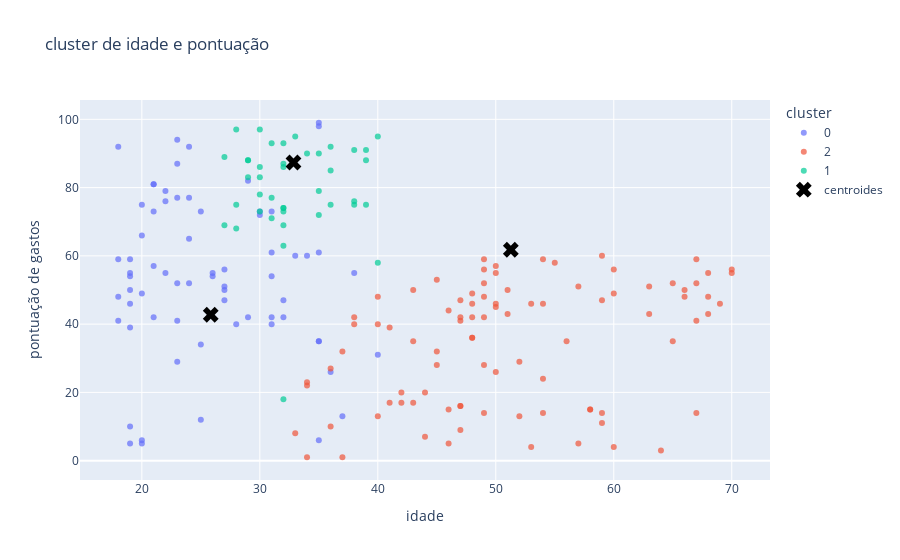

The notebook cell this image was saved under:
### Code cell
labels = kmeans_df_padronizado.labels_     #criando as labels do dataframe padronizado

df_clusters = pd.DataFrame({               #rotulando os clusters
    'idade': df['Age'],
    'pontuação de gastos': df['Spending Score (1-100)'],
    'clusters': labels.astype(str)
})
                                           #criando os pontos coloridos
fig=px.scatter(df_clusters, x='idade', y='pontuação de gastos', color='clusters', color_continuous_scale='viridis', opacity=0.7, title='cluster de idade e pontuação')
                                           #adicionando os centroides
fig.add_scatter(x=centroide_original[:, 0], y=centroide_original[:, 1], mode='markers', marker=dict(color='black', symbol='x', size=14), name='centroides')
fig.update_layout(xaxis_title='idade', yaxis_title='pontuação de gastos', legend_title='cluster')
fig.show()

### Figure 1 — Plotly figure (JSON) as saved in the notebook; plotly's stock layout.template omitted (floating-point values rounded to 4 significant figures)
{"data": [{"hovertemplate": "clusters=0<br>idade=%{x}<br>pontuação de gastos=%{y}<extra></extra>", "legendgroup": "0", "marker": {"color": "#636efa", "opacity": 0.7, "symbol": "circle"}, "mode": "markers", "name": "0", "orientation": "v", "showlegend": true, "type": "scatter", "x": [19, 21, 20, 23, 31, 22, 35, 23, 30, 35, 24, 37, 22, 35, 20, 35, 35, 25, 31, 29, 35, 40, 23, 21, 18, 21, 30, 36, 20, 24, 31, 24, 27, 29, 31, 33, 31, 27, 19, 18, 19, 32, 26, 23, 38, 21, 22, 34, 18, 32, 24, 27, 20, 23, 26, 21, 19, 19, 18, 19, 27, 23, 25, 20, 19, 28, 25, 19], "xaxis": "x", "y": [39, 81, 6, 77, 40, 76, 6, 94, 72, 99, 77, 13, 79, 35, 66, 98, 35, 73, 73, 82, 61, 31, 87, 73, 92, 81, 73, 26, 75, 92, 61, 65, 47, 42, 42, 60, 54, 51, 55, 59, 59, 47, 54, 52, 55, 57, 55, 60, 41, 42, 52, 50, 49, 41, 55, 42, 54, 46, 48, 50, 56, 29, 34, 5, 10, 40, 12, 5], "yaxis": "y"}, {"hovertemplate": "clusters=2<br>idade=%{x}<br>pontuação de gastos=%{y}<extra></extra>", "legendgroup": "2", "marker": {"color": "#EF553B", "opacity": 0.7, "symbol": "circle"}, "mode": "markers", "name": "2", "orientation": "v", "showlegend": true, "type": "scatter", "x": [64, 67, 58, 52, 46, 54, 45, 60, 53, 49, 42, 65, 48, 49, 50, 49, 59, 50, 47, 51, 69, 53, 70, 67, 54, 63, 43, 68, 70, 47, 60, 60, 59, 45, 40, 49, 57, 67, 46, 48, 55, 50, 68, 48, 40, 47, 48, 49, 67, 49, 66, 54, 68, 66, 65, 38, 63, 49, 51, 50, 38, 43, 59, 47, 44, 57, 48, 34, 43, 44, 47, 37, 34, 56, 50, 42, 36, 40, 36, 52, 58, 59, 37, 46, 41, 54, 41, 34, 33, 47, 45], "xaxis": "x", "y": [3, 14, 15, 29, 5, 14, 32, 4, 4, 14, 17, 35, 36, 28, 55, 52, 60, 45, 41, 50, 46, 46, 56, 52, 59, 51, 50, 48, 55, 42, 49, 56, 47, 53, 48, 42, 51, 41, 44, 46, 58, 46, 55, 49, 40, 47, 42, 48, 59, 56, 50, 46, 43, 48, 52, 42, 43, 59, 43, 57, 40, 35, 11, 9, 7, 5, 36, 22, 17, 20, 16, 1, 1, 35, 26, 20, 27, 13, 10, 13, 15, 14, 32, 15, 39, 24, 17, 23, 8, 16, 28], "yaxis": "y"}, {"hovertemplate": "clusters=1<br>idade=%{x}<br>pontuação de gastos=%{y}<extra></extra>", "legendgroup": "1", "marker": {"color": "#00cc96", "opacity": 0.7, "symbol": "circle"}, "mode": "markers", "name": "1", "orientation": "v", "showlegend": true, "type": "scatter", "x": [40, 39, 31, 40, 38, 39, 31, 29, 32, 35, 32, 32, 28, 32, 34, 39, 38, 27, 30, 30, 29, 31, 36, 33, 32, 28, 36, 30, 27, 35, 32, 29, 30, 28, 36, 32, 38, 35, 32, 32, 30], "xaxis": "x", "y": [58, 91, 77, 95, 75, 75, 71, 88, 73, 72, 93, 87, 97, 74, 90, 88, 76, 89, 78, 73, 83, 93, 75, 95, 63, 75, 92, 86, 69, 90, 86, 88, 97, 68, 85, 69, 91, 79, 74, 18, 83], "yaxis": "y"}, {"marker": {"color": "black", "size": 14, "symbol": "x"}, "mode": "markers", "name": "centroides", "type": "scatter", "x": [25.84, 32.85, 51.27], "y": [42.75, 87.34, 61.8]}], "layout": {"autosize": true, "legend": {"title": {"text": "cluster"}, "tracegroupgap": 0}, "title": {"text": "cluster de idade e pontuação"}, "xaxis": {"anchor": "y", "autorange": true, "domain": [0, 1], "range": [14.84, 73.16], "title": {"text": "idade"}, "type": "linear"}, "yaxis": {"anchor": "x", "autorange": true, "domain": [0, 1], "range": [-7.087, 107.1], "title": {"text": "pontuação de gastos"}, "type": "linear"}}}
